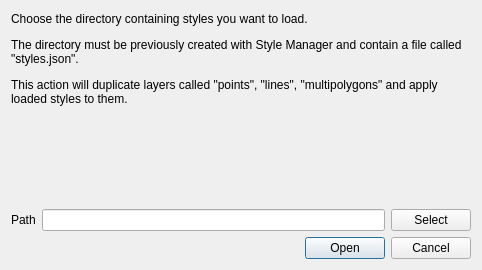
<?xml version="1.0" encoding="UTF-8"?>
<ui version="4.0">
 <class>StyleManagerImportDialog</class>
 <widget class="QDialog" name="StyleManagerImportDialog">
  <property name="geometry">
   <rect>
    <x>0</x>
    <y>0</y>
    <width>482</width>
    <height>270</height>
   </rect>
  </property>
  <property name="sizePolicy">
   <sizepolicy hsizetype="MinimumExpanding" vsizetype="MinimumExpanding">
    <horstretch>0</horstretch>
    <verstretch>0</verstretch>
   </sizepolicy>
  </property>
  <property name="windowTitle">
   <string>Style Manager</string>
  </property>
  <layout class="QVBoxLayout" name="verticalLayout_2">
   <item>
    <layout class="QVBoxLayout" name="verticalLayout">
     <item>
      <widget class="QLabel" name="label_2">
       <property name="sizePolicy">
        <sizepolicy hsizetype="MinimumExpanding" vsizetype="MinimumExpanding">
         <horstretch>0</horstretch>
         <verstretch>0</verstretch>
        </sizepolicy>
       </property>
       <property name="text">
        <string>&lt;html&gt;&lt;head/&gt;&lt;body&gt;&lt;p&gt;Choose the directory containing styles you want to load.&lt;/p&gt;&lt;p&gt;The directory must be previously created with Style Manager and contain a file called &amp;quot;styles.json&amp;quot;.&lt;/p&gt;&lt;p&gt;This action will duplicate layers called &amp;quot;points&amp;quot;, &amp;quot;lines&amp;quot;, &amp;quot;multipolygons&amp;quot; and apply loaded styles to them.&lt;/p&gt;&lt;/body&gt;&lt;/html&gt;</string>
       </property>
       <property name="wordWrap">
        <bool>true</bool>
       </property>
      </widget>
     </item>
     <item>
      <spacer name="verticalSpacer">
       <property name="orientation">
        <enum>Qt::Vertical</enum>
       </property>
       <property name="sizeType">
        <enum>QSizePolicy::MinimumExpanding</enum>
       </property>
       <property name="sizeHint" stdset="0">
        <size>
         <width>0</width>
         <height>0</height>
        </size>
       </property>
      </spacer>
     </item>
     <item>
      <layout class="QHBoxLayout" name="horizontalLayout">
       <item>
        <widget class="QLabel" name="label">
         <property name="sizePolicy">
          <sizepolicy hsizetype="Minimum" vsizetype="Minimum">
           <horstretch>0</horstretch>
           <verstretch>0</verstretch>
          </sizepolicy>
         </property>
         <property name="text">
          <string>Path</string>
         </property>
        </widget>
       </item>
       <item>
        <widget class="QLineEdit" name="path">
         <property name="sizePolicy">
          <sizepolicy hsizetype="Expanding" vsizetype="Minimum">
           <horstretch>0</horstretch>
           <verstretch>0</verstretch>
          </sizepolicy>
         </property>
         <property name="minimumSize">
          <size>
           <width>0</width>
           <height>13</height>
          </size>
         </property>
        </widget>
       </item>
       <item>
        <widget class="QPushButton" name="select_btn">
         <property name="sizePolicy">
          <sizepolicy hsizetype="Minimum" vsizetype="Minimum">
           <horstretch>0</horstretch>
           <verstretch>0</verstretch>
          </sizepolicy>
         </property>
         <property name="text">
          <string>Select</string>
         </property>
        </widget>
       </item>
      </layout>
     </item>
     <item>
      <widget class="QDialogButtonBox" name="button_box">
       <property name="enabled">
        <bool>true</bool>
       </property>
       <property name="sizePolicy">
        <sizepolicy hsizetype="Minimum" vsizetype="Minimum">
         <horstretch>0</horstretch>
         <verstretch>0</verstretch>
        </sizepolicy>
       </property>
       <property name="orientation">
        <enum>Qt::Horizontal</enum>
       </property>
       <property name="standardButtons">
        <set>QDialogButtonBox::Cancel|QDialogButtonBox::Open</set>
       </property>
      </widget>
     </item>
    </layout>
   </item>
  </layout>
  <zorder>button_box</zorder>
  <zorder>verticalLayoutWidget</zorder>
 </widget>
 <resources/>
 <connections>
  <connection>
   <sender>button_box</sender>
   <signal>rejected()</signal>
   <receiver>StyleManagerImportDialog</receiver>
   <slot>reject()</slot>
   <hints>
    <hint type="sourcelabel">
     <x>192</x>
     <y>69</y>
    </hint>
    <hint type="destinationlabel">
     <x>192</x>
     <y>47</y>
    </hint>
   </hints>
  </connection>
  <connection>
   <sender>button_box</sender>
   <signal>accepted()</signal>
   <receiver>StyleManagerImportDialog</receiver>
   <slot>accept()</slot>
   <hints>
    <hint type="sourcelabel">
     <x>192</x>
     <y>69</y>
    </hint>
    <hint type="destinationlabel">
     <x>192</x>
     <y>47</y>
    </hint>
   </hints>
  </connection>
 </connections>
</ui>
